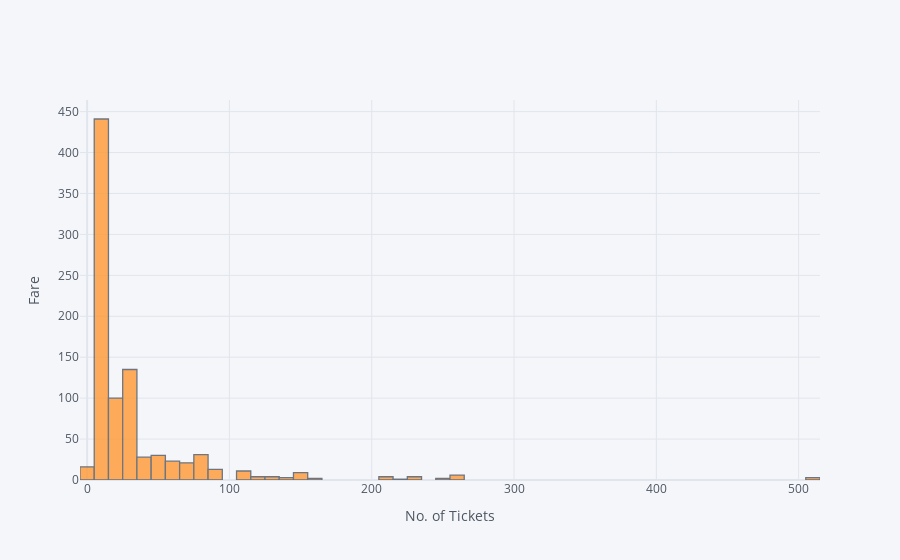

Write notebook code for a chart like this one.
### Code cell
train['Fare'].iplot(kind='hist',bins=80, yTitle='Fare', xTitle='No. of Tickets')
#most people on board 3rd class = cheap ticket

### Figure 1 — Plotly figure (JSON) as saved in the notebook; plotly's stock layout.template omitted (floating-point values rounded to 4 significant figures; data arrays with more than 128 entries replaced by an {"elided": "..."} marker saying what was removed)
{"data": [{"histfunc": "count", "histnorm": "", "marker": {"color": "rgba(255, 153, 51, 1.0)", "line": {"color": "#4D5663", "width": 1.3}}, "name": "Fare", "nbinsx": 80, "opacity": 0.8, "orientation": "v", "type": "histogram", "x": {"elided": "891 float values"}}], "layout": {"barmode": "overlay", "legend": {"bgcolor": "#F5F6F9", "font": {"color": "#4D5663"}}, "paper_bgcolor": "#F5F6F9", "plot_bgcolor": "#F5F6F9", "title": {"font": {"color": "#4D5663"}}, "xaxis": {"gridcolor": "#E1E5ED", "showgrid": true, "tickfont": {"color": "#4D5663"}, "title": {"font": {"color": "#4D5663"}, "text": "No. of Tickets"}, "zerolinecolor": "#E1E5ED"}, "yaxis": {"gridcolor": "#E1E5ED", "showgrid": true, "tickfont": {"color": "#4D5663"}, "title": {"font": {"color": "#4D5663"}, "text": "Fare"}, "zerolinecolor": "#E1E5ED"}}}
